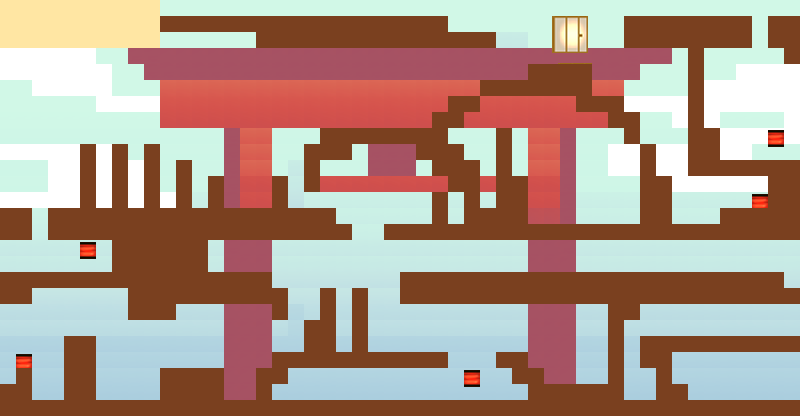

Below is a game level as drawn by its tile map, then a one-line description and the .tmx that defines it (tile-layer data replaced by summaries):
An orthogonal 50x26 tile map with 16x16 px tiles, 2 tile layers (background, background2) and 108 objects.

<map version="1.4" tiledversion="1.4.2" orientation="orthogonal" renderorder="right-down" width="50" height="26" tilewidth="16" tileheight="16" infinite="0" nextlayerid="10" nextobjectid="166">
 <tileset firstgid="1" source="yokaiassets.tsx" />
 <layer id="1" name="background" width="50" height="26">
  <data>[1300 cells, 1300 non-empty, 18 distinct tile ids]</data>
 </layer>
 <layer id="2" name="background2" width="50" height="26">
  <data>[1300 cells, 506 non-empty, 25 distinct tile ids]</data>
 </layer>
 <objectgroup id="3" name="ground">
  <object id="12" x="0" y="384" width="32" height="32" />
  <object id="13" x="32" y="400" width="16" height="16" />
  <object id="14" x="48" y="400" width="768" height="16" />
  <object id="15" x="640" y="336" width="176" />
  <object id="16" x="656" y="336" width="160" height="16" />
  <object id="17" x="656" y="336" height="16" />
  <object id="18" x="416" y="288" width="80" />
  <object id="19" x="416" y="272" width="48" height="16" />
  <object id="20" x="400" y="272" width="384" height="32" />
  <object id="21" x="784" y="288" width="48" height="16" />
  <object id="22" x="64" y="336" width="32" height="64" />
  <object id="23" x="160" y="368" width="64" height="32" />
  <object id="24" x="272" y="368" height="32" />
  <object id="25" x="288" y="352" width="144" />
  <object id="26" x="288" y="352" height="32" />
  <object id="27" x="272" y="352" width="16" height="32" />
  <object id="28" x="304" y="320" width="16" height="32" />
  <object id="30" x="328" y="294.667" width="1.33333" height="6.66667" />
  <object id="32" x="320" y="304" width="16" height="48" />
  <object id="34" x="48" y="208" width="288" height="32" />
  <object id="35" x="0" y="208" width="32" height="32" />
  <object id="36" x="0" y="272" width="32" height="32" />
  <object id="37" x="32" y="272" width="96" height="16" />
  <object id="38" x="112" y="240" width="96" height="32" />
  <object id="39" x="128" y="288" width="160" height="16" />
  <object id="40" x="128" y="272" width="144" height="16" />
  <object id="43" x="272" y="176" width="16" height="32" />
  <object id="44" x="208" y="176" width="16" height="32" />
  <object id="45" x="176" y="160" width="16" height="64" />
  <object id="46" x="144" y="144" width="16" height="64" />
  <object id="47" x="112" y="144" width="16" height="64" />
  <object id="50" x="336" y="224" width="16" height="16" />
  <object id="51" x="384" y="224" width="496" height="16" />
  <object id="52" x="768" y="160" width="48" height="80" />
  <object id="53" x="736" y="208" width="64" height="16" />
  <object id="54" x="720" y="208" width="16" height="16" />
  <object id="55" x="608" y="304" width="16" height="96" />
  <object id="56" x="544" y="384" width="80" height="16" />
  <object id="57" x="496" y="352" width="32" height="16" />
  <object id="58" x="512" y="368" width="32" height="16" />
  <object id="59" x="544" y="384" height="16" />
  <object id="60" x="528" y="384" width="32" height="16" />
  <object id="61" x="288" y="352" width="160" height="16" />
  <object id="62" x="640" y="144" width="16" height="80" />
  <object id="63" x="160" y="16" width="288" height="16" />
  <object id="64" x="256" y="32" width="240" height="16" />
  <object id="65" x="624" y="16" width="128" height="32" />
  <object id="66" x="784" y="16" width="16" height="32" />
  <object id="67" x="800" y="48" />
  <object id="68" x="784" y="48" width="16" height="16" />
  <object id="69" x="768" y="16" width="16" height="32" />
  <object id="70" x="688" y="48" width="16" height="128" />
  <object id="71" x="704" y="128" width="16" height="48" />
  <object id="72" x="720" y="160" width="48" height="16" />
  <object id="74" x="272" y="304" width="16" height="16" />
  <object id="75" x="304" y="144" height="48" />
  <object id="76" x="320" y="144" width="32" />
  <object id="77" x="304" y="144" width="16" height="48" />
  <object id="78" x="320" y="144" width="32" height="16" />
  <object id="79" x="320" y="128" width="128" height="16" />
  <object id="80" x="432" y="112" width="32" height="16" />
  <object id="81" x="448" y="96" width="32" height="16" />
  <object id="82" x="480" y="80" width="112" height="16" />
  <object id="83" x="528" y="64" width="64" height="16" />
  <object id="84" x="576" y="96" width="48" height="16" />
  <object id="85" x="608" y="112" width="32" height="16" />
  <object id="86" x="624" y="128" width="16" height="16" />
  <object id="88" x="624" y="304" width="16" height="16" />
  <object id="89" x="640" y="336" width="16" height="32" />
  <object id="90" x="656" y="352" width="16" height="48" />
  <object id="91" x="672" y="384" width="16" height="16" />
  <object id="92" x="416" y="144" width="48" height="16" />
  <object id="93" x="432" y="160" width="48" height="16" />
  <object id="94" x="448" y="176" width="32" height="16" />
  <object id="95" x="432" y="192" width="16" height="32" />
  <object id="96" x="464" y="192" width="16" height="32" />
  <object id="97" x="480" y="208" width="48" height="16" />
  <object id="98" x="496" y="176" width="32" height="48" />
  <object id="99" x="496" y="128" width="16" height="64" />
  <object id="106" x="656" y="176" width="16" height="48" />
  <object id="116" x="-16" y="0" width="16" height="448" />
  <object id="117" x="16" y="432" width="64" />
  <object id="118" x="0" y="416" width="816" height="16" />
  <object id="120" x="798.667" y="-21.3333" width="19.3333" height="446" />
  <object id="121" x="-11.3333" y="-20.6667" width="819.333" height="20" />
  <object id="123" x="256" y="368" width="18.6667" height="41.3333" />
  <object id="124" x="32" y="368" height="32" />
  <object id="142" x="144" y="304" width="32" height="16" />
  <object id="143" x="128" y="304" width="16" height="16" />
  <object id="145" x="352" y="288" width="16" height="64" />
  <object id="146" x="336" y="288" height="16" />
  <object id="147" x="320" y="288" width="16" height="16" />
 </objectgroup>
 <objectgroup id="4" name="bricks">
  <object id="101" x="80" y="240" width="16" height="16" />
  <object id="102" x="16" y="352" width="16" height="16" />
  <object id="103" x="464" y="368" width="16" height="16" />
  <object id="104" x="752" y="192" width="16" height="16" />
  <object id="105" x="768" y="128" width="16" height="16" />
  <object id="115" x="-2" y="434" />
  <object id="164" x="80" y="144" width="15" height="61" />
 </objectgroup>
 <objectgroup id="7" name="goals">
  <object id="129" x="555.091" y="17.4545" width="31.4545" height="34.1818" />
 </objectgroup>
 <objectgroup id="6" name="pipes" visible="0">
  <object id="113" x="-16" y="-16" width="170" height="60.6667" />
 </objectgroup>
 <objectgroup id="9" name="Enemy">
  <object id="148" x="224" y="192" width="16" height="16" />
  <object id="149" x="144" y="384" width="16" height="16" />
  <object id="150" x="400" y="384" width="16" height="16" />
  <object id="157" x="592" y="256" width="16" height="16" />
  <object id="158" x="592" y="208" width="16" height="16" />
  <object id="159" x="368" y="112" width="16" height="16" />
  <object id="160" x="449" y="79" width="13" height="14" />
 </objectgroup>
</map>